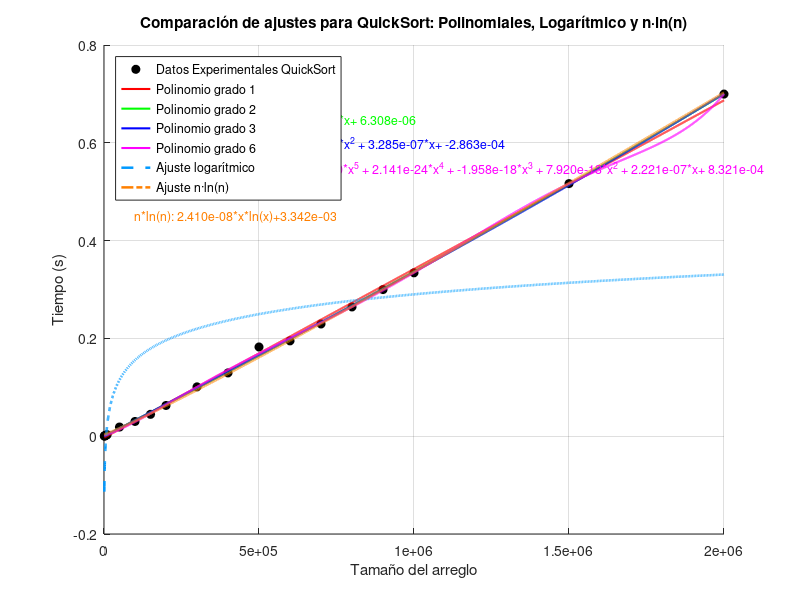

Recreate this plot in MATLAB.
%% COMPARACIÓN DE AJUSTES: POLINOMIAL, LOGARÍTMICO Y n·ln(n) CON ECUACIONES
clear; clc; close all;

%% VALORES DE X
x = [1000
2000
3000
4000
5000
8000
10000
50000
100000
150000
200000
300000
400000
500000
600000
700000
800000
900000
1000000
1500000
2000000];

%% VALORES DE Y = F(x) EN MILISEGUNDOS
y = [0.000280857
0.000571013
0.00088191
0.001354933
0.001519918
0.002567053
0.003012896
0.018736839
0.030143976
0.044699907
0.062839031
0.100879908
0.12943697
0.182451963
0.194983959
0.229493141
0.264369965
0.299826145
0.334182024
0.51654315
0.699624062
];

%% CONFIGURACIÓN DE AJUSTES POLINOMIALES
grados = [1, 2, 3, 6];             % Grados polinomiales
colors = ['r', 'g', 'b', 'm'];     % Colores para polinomios
linewidths = 1.5;

%% ESPACIO DE EVALUACIÓN
xi = linspace(min(x), max(x), 10000);

%% FIGURA PRINCIPAL
figure('Units','normalized','Position',[0.1 0.1 0.7 0.6]);
hold on;

% PUNTOS EXPERIMENTALES
plot(x, y, 'ko', 'MarkerFaceColor', 'k', 'DisplayName', 'Datos Experimentales QuickSort');

% AJUSTES POLINOMIALES
for i = 1:length(grados)
    grado = grados(i);
    p = polyfit(x, y, grado);
    z = polyval(p, xi);
    
    plot(xi, z, colors(i), 'LineWidth', linewidths, 'DisplayName', sprintf('Polinomio grado %d', grado));
    
    % Mostrar ecuación sobre la gráfica
    func_str = sprintf('Grado %d: ', grado);
    for j = 1:length(p)
        exp = length(p) - j;
        if exp == 0
            func_str = [func_str, sprintf('+ %.3e', p(j))];
        elseif exp == 1
            func_str = [func_str, sprintf(' + %.3e*x', p(j))];
        else
            func_str = [func_str, sprintf(' + %.3e*x^%d', p(j), exp)];
        end
    end
    text(0.05, 0.9 - (i-1)*0.05, func_str, 'Units','normalized', 'Color', colors(i), 'FontSize',9);
end

% AJUSTE LOGARÍTMICO
p_log = polyfit(log(x), y, 1);
a = p_log(1); c = p_log(2);
z_log = polyval(p_log, log(xi));
plot(xi, z_log, '--', 'Color', [0 0.6 1], 'LineWidth', 1.8, 'DisplayName', 'Ajuste logarítmico');

% Ecuación logarítmica sobre la gráfica
text(0.05, 0.9 - length(grados)*0.05, ...
    sprintf('Log: %.3e*ln(x)+%.3e', a, c), 'Units','normalized', 'Color',[0 0.6 1], 'FontSize',9);

% AJUSTE n·ln(n)
p_nlogn = polyfit(x .* log(x), y, 1);
b = p_nlogn(1); d = p_nlogn(2);
z_nlogn = polyval(p_nlogn, xi .* log(xi));
plot(xi, z_nlogn, '-.', 'Color', [1 0.5 0], 'LineWidth', 1.8, 'DisplayName', 'Ajuste n·ln(n)');

% Ecuación n*ln(n) sobre la gráfica
text(0.05, 0.9 - (length(grados)+1)*0.05, ...
    sprintf('n*ln(n): %.3e*x*ln(x)+%.3e', b, d), 'Units','normalized', 'Color',[1 0.5 0], 'FontSize',9);

% CONFIGURACIÓN FINAL
grid on;
xlabel('Tamaño del arreglo');
ylabel('Tiempo (s)');
title('Comparación de ajustes para QuickSort: Polinomiales, Logarítmico y n·ln(n)');
legend('Location', 'northwest');
%set(gca, 'XScale', 'log');
hold off;